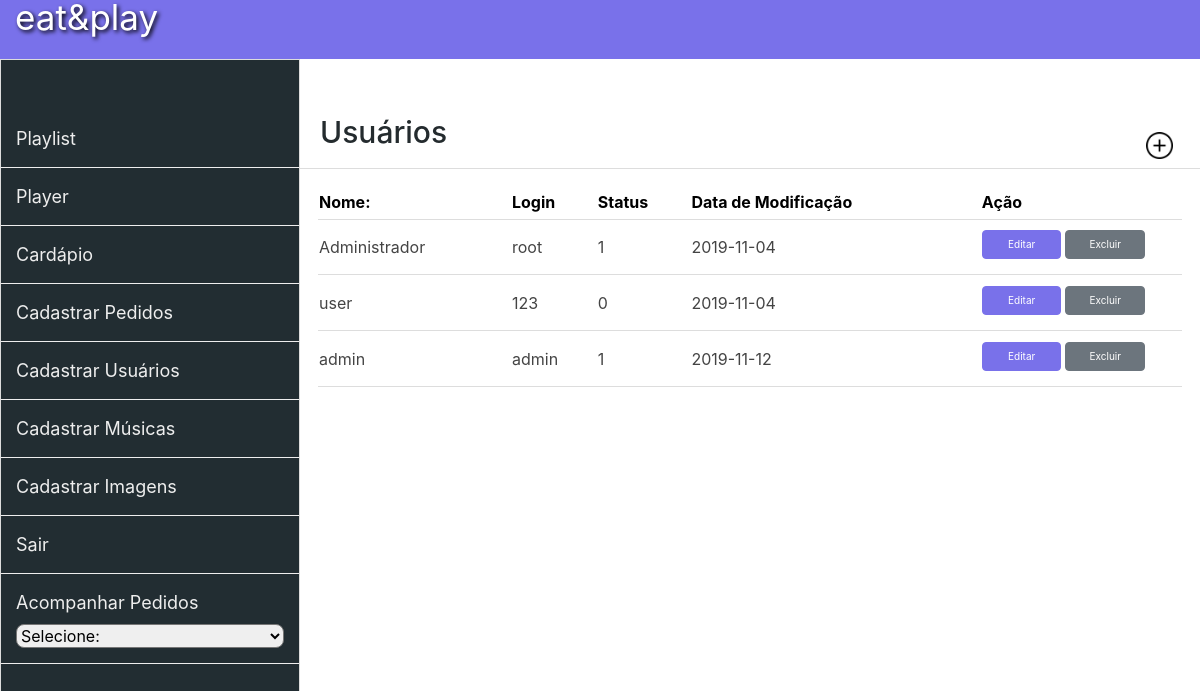
Page /admin/cadastrausuarios.php (signed in) on the committed database.
### tables this page shows
CREATE TABLE `users` (
  `id` int(11) NOT NULL,
  `name` varchar(240) NOT NULL,
  `login` varchar(30) NOT NULL,
  `password` varchar(16) NOT NULL,
  `date` date NOT NULL,
  `status` tinyint(1) NOT NULL
);

### admin/connect.php (called while the page is built, shortened)
<?php
$_SG["conectaServidor"] = true;
$_SG["abreSessao"] = true;
$_SG["caseSentive"] = false;
$_SG["validaSempre"] = true;
$_SG["servidor"] = "localhost";
$_SG["banco"] = "eat_play";
$_SG["usuario"] = "root";
$_SG["senha"] = "";
$_SG["paginaLogin"] = "login.php";
$_SG["tabela"] = "users";
?>

### admin/functions.php (called while the page is built, shortened)
<?php
function selecionar($link, $sql){
	return mysqli_query($link, $sql);
}
?>

### admin/cadastrausuarios.php (the view, shortened to what this page needs)
<?php
	include_once "connect.php";
	include_once "functions.php";
?>
<!DOCTYPE html PUBLIC "-//W3C//DTD XHTML 1.0 Transitional//EN" "http://www.w3.org/TR/xhtml1/DTD/xhtml1-transitional.dtd">
<html xmlns="http://www.w3.org/1999/xhtml">
    <head>
        <?php include_once "template/header.php"; ?>
    </head>
    <body>
    <header>
        <a class="logo" href="index.php">eat&play </a>
    </header>
		<?php include_once "template/lateral.php"; ?>
    	<section class="conteudo">
            <div class="titulo">
                <h1>Usuários</h1>
                <a href="adicionacadastrausuarios.php"><img title="Adicionar" src="img/btn_adicionar.png"></a>
            </div>
            <table class="ExibeForm">
            	<thead>
            		<tr>
                    	<th>Nome:</th>
                        <th>Login</th>
                        <th>Status</th>
                        <th>Data de Modificação</th>
                        <th>Ação</th>
                    </tr>
				</thead>
                <tbody>
                <?php
					$sql_select = "SELECT * FROM `users` ";
					$user = selecionar($_SG["link"], $sql_select);
					while($selecUsers = mysqli_fetch_assoc($user)){?>
					<tr>
                    	<td><?php echo $selecUsers['name']; ?></td>
                        <td><?php echo $selecUsers['login']; ?></td>
                        <td><?php echo $selecUsers['status']; ?></td>
                        <td><?php echo $selecUsers['date']; ?></td>
                        <td>
                        	<a class="btn btn-primary" href="editar.php?acao=atualizarUser&id=<?php echo $selecUsers['id']; ?>">Editar</a>
                            <a onClick="return ConfirmarAlteracao()" class="btn btn-secondary" href="query.php?deletarUser&id=<?php echo $selecUsers['id']; ?>">Excluir</a>
                        </td>
                    </tr>
					<?php
					}?>
                </tbody>
            </table>
        </section>
    </body>
</html>

### admin/template/stlyle.css (style rules this page uses)
html { height:100%; }
body { height:100%; font-family: 'Segoe UI', Tahoma, Geneva, Verdana, sans-serif; margin:0px; }
header { background:#7971ea; padding:15px; margin-top: -2%; text-decoration:none; }
.conteudo { float:right; width:75%; }
table { width:96%; background:#fff; margin-left:2%; padding:10px; margin-top: 20px; }
table tr { border-bottom: 1px solid #ddd; }
th { color:#000; text-align:left; padding-bottom:5px; }
table td { color:#444; border-top:1px solid #ddd; }
table td a { margin-top: 5%; }
.logo { text-decoration: none; font-size: 35px; color: #fff; text-shadow: 2px 2px 4px black; }
.titulo { border-bottom:1px solid #ddd; }
.titulo h1 { padding: 55px 0px 10px 20px ; color:#242b2e; font-size: 30px; width: 90%; }
.titulo a img { width: 3%; height: 3%; float: right; margin-top: -4%; margin-right: 3%; }
.ExibeForm tr td a { margin-bottom: 14px; }
.ExibeForm tr td { font-size: 16px; }

### rows in the picture
users: name "Administrador", login "root", status "1", date "2019-11-04"
users: name "user", login "123", status "0", date "2019-11-04"
users: name "admin", login "admin", status "1", date "2019-11-12"
